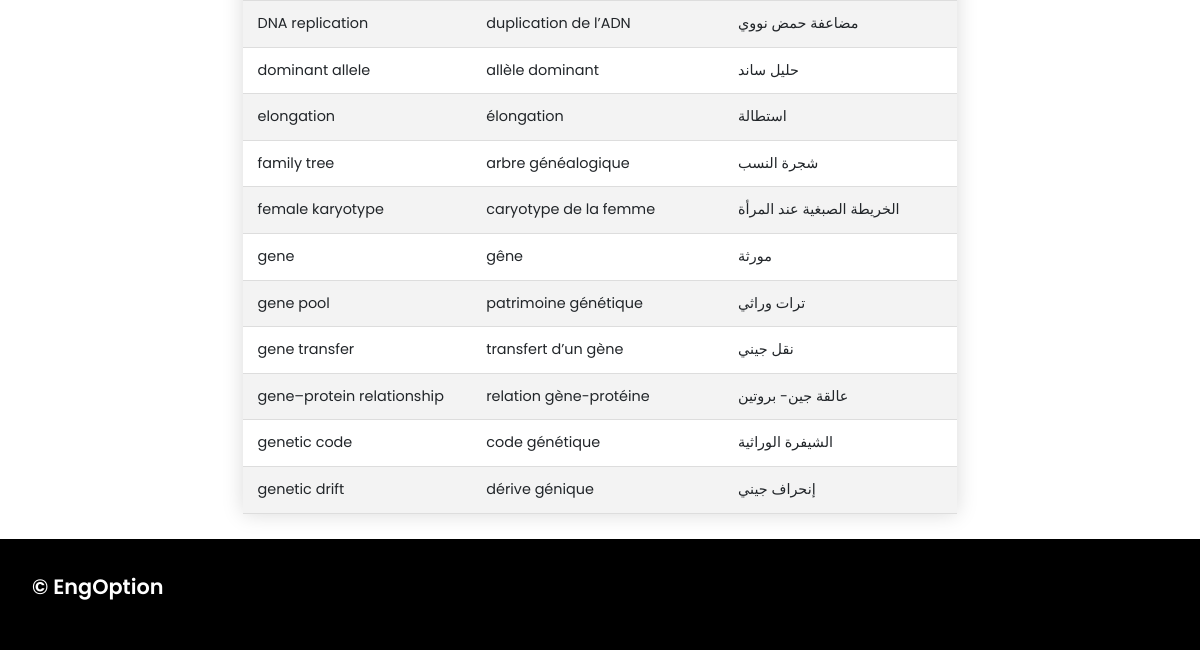
The page /svt/genetics/ (lower part) on the database as committed earlier.
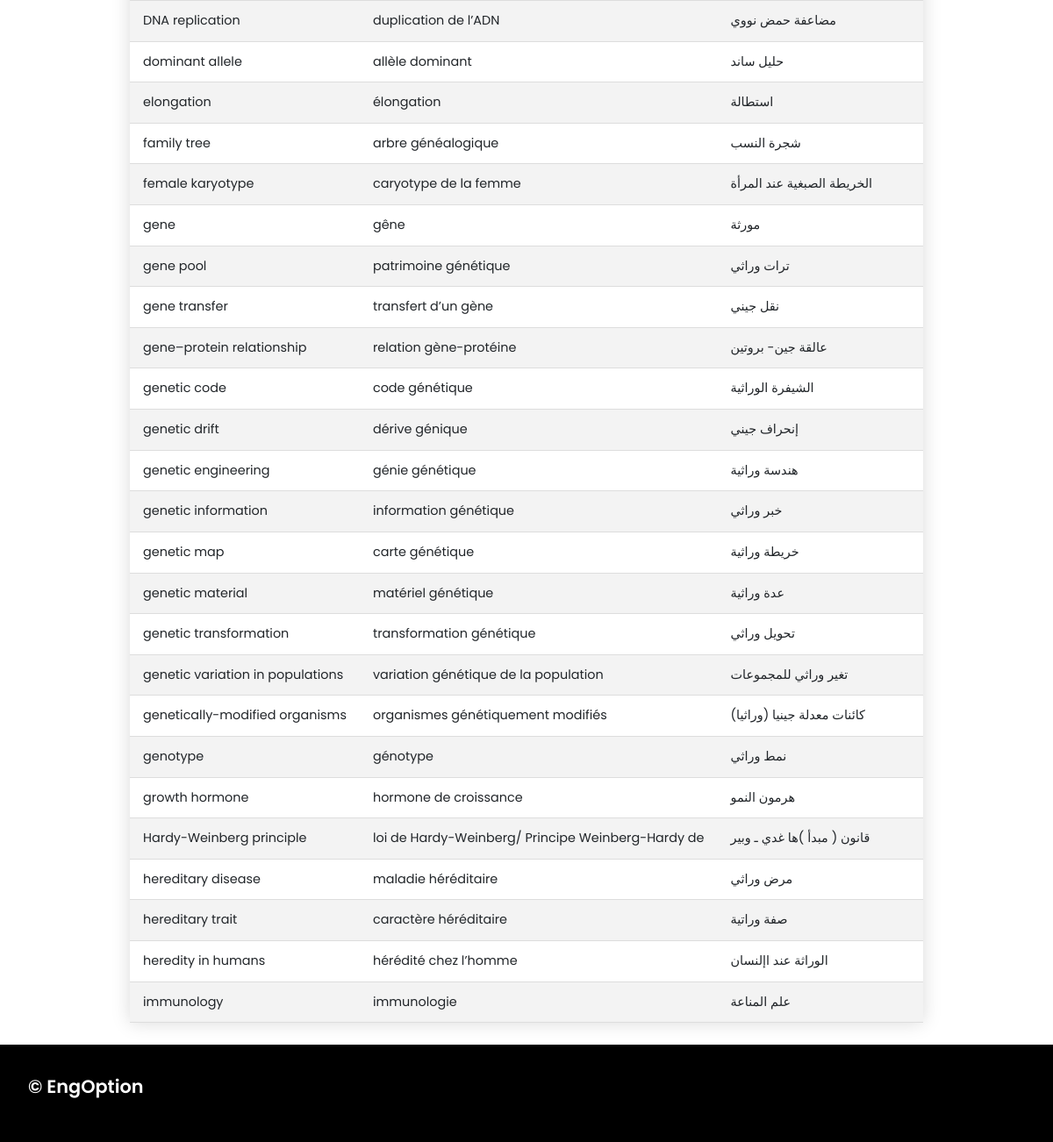
The same page on the database as committed later.
### app/models.py (models this page shows, shortened)
class SVTWord(models.Model):
    fields = [
        ('General','General'),
        ('Ecology','Ecology'),
        ('Reproduction in plants','Reproduction in plants'),
        ('Geology','Geology'),
        ('Genetics','Genetics'),
        ('Organic matter','Organic matter'),
        ('Nerves: Neurons and hormones','Nerves: Neurons and hormones'),
        ('Reproduction in humans ','Reproduction in humans '),
        ('Immunology','Immunology'),
    ]
    english = models.CharField(max_length=100)
    french = models.CharField(max_length=100)
    arabic = models.CharField(max_length=100)
    field = models.CharField(max_length=100,null=True,blank=True,choices=fields)

### app/views.py (the view)
# urls.py: path('svt/genetics/',svt_genetics,name="genetics"),
def svt_genetics(request):
    genetic_words = SVTWord.objects.all().filter(field='Genetics')
    filter = OrderFilter(request.GET,queryset=genetic_words)
    genetic_words = filter.qs
    context = {
        'svt_genetic_words':genetic_words,
        'filter':filter,
    }
    return render(request,'svt/svt_genetics.html',context)

### app/templates/svt/svt_genetics.html (shortened to what this page needs)
{% extends 'base.html' %}
{% load static %}
{% block body %}
<br>
<br>
<br>
<br>
<center>
    {% include 'search.html' %}
<table style="overflow-x:auto;" class="styled-table">
    <tbody>
        {% for word in svt_genetic_words %}
        <tr>
            <td>{{word.english}}</td>
            <td>{{word.french}}</td>
            <td>{{word.arabic}}</td>
        </tr>
        {% endfor %}
    </tbody>
</table>
</center>
{% endblock %}

Rows that differ between the two databases and show on the page:
added SVTWord: english "genetic engineering", french "génie génétique", arabic "هندسة وراثية"
added SVTWord: english "genetic information", french "information génétique", arabic "خبر وراثي"
added SVTWord: english "genetic map", french "carte génétique", arabic "خريطة وراثية"
added SVTWord: english "genetic material", french "matériel génétique", arabic "عدة وراثية"
added SVTWord: english "genetic transformation", french "transformation génétique", arabic "تحويل وراثي"
added SVTWord: english "genetic variation in populations", french "variation génétique de la population", arabic "تغير وراثي للمجموعات"
added SVTWord: english "genetically-modified organisms", french "organismes génétiquement modifiés", arabic "كائنات معدلة جينيا (وراثيا)"
added SVTWord: english "genotype", french "génotype", arabic "نمط وراثي"
added SVTWord: english "growth hormone", french "hormone de croissance", arabic "هرمون النمو"
added SVTWord: english "Hardy-Weinberg principle", french "loi de Hardy-Weinberg/ Principe Weinberg-Hardy de", arabic "قانون ( مبدأ )ها غدي ـ وبير"
added SVTWord: english "hereditary disease", french "maladie héréditaire", arabic "مرض وراثي"
added SVTWord: english "hereditary trait", french "caractère héréditaire", arabic "صفة وراتية"
added SVTWord: english "heredity in humans", french "hérédité chez l’homme", arabic "الوراثة عند اإلنسان"
added SVTWord: english "immunology", french "immunologie", arabic "علم المناعة"
